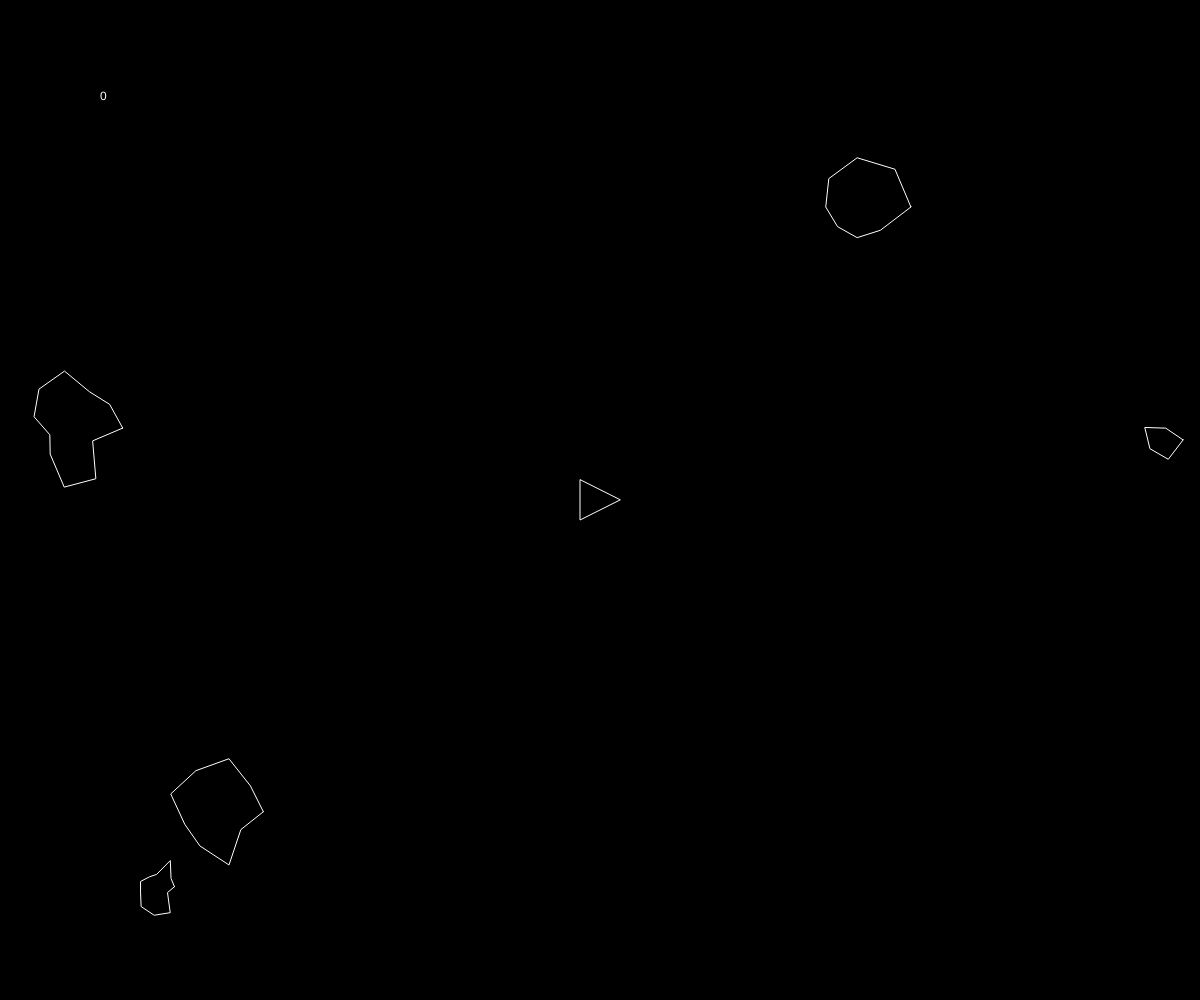
Frame 1 (no input)
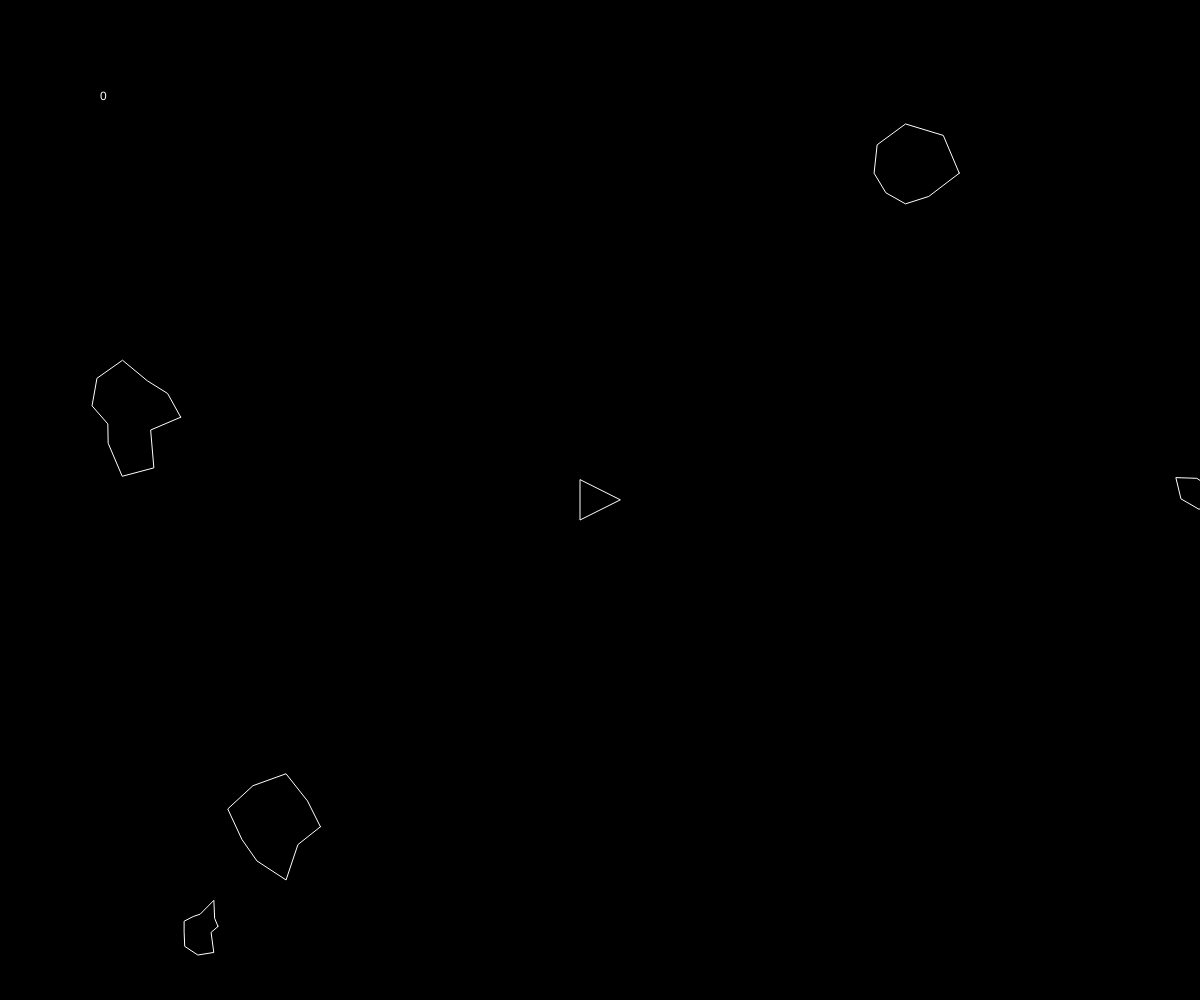
Frame 60 (no input)
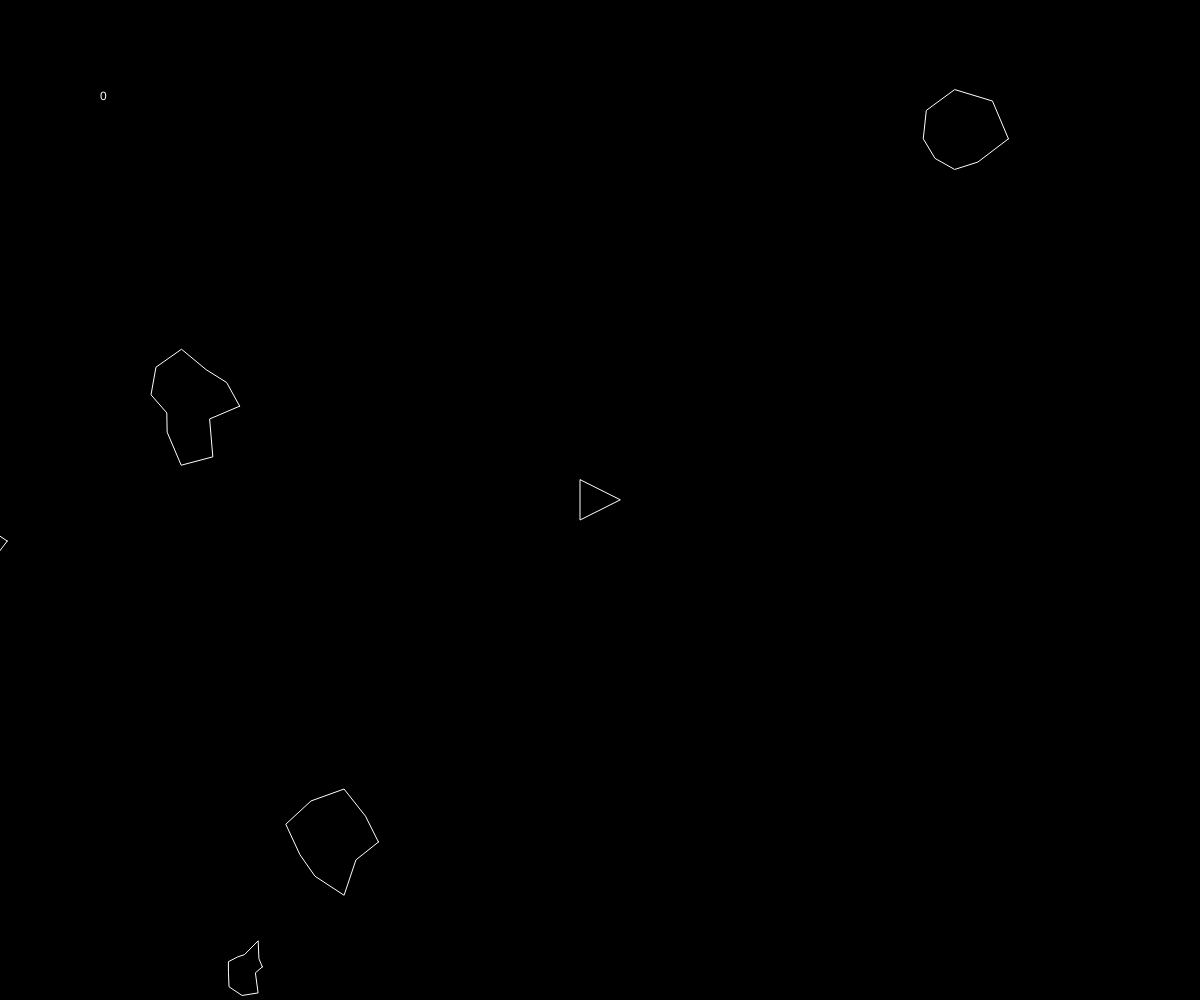
Frame 120 (the mouse pressed at the canvas centre since frame 60)

The p5.js sketch that drew these frames (run headless with seeded random() and noise() and a simulated clock; from frame 60 on, the mouse is pressed at the canvas centre):

// p5.js sketch
// ── sketch.js
const PLAY = 1;
const END = 2;
var gamestate = 1;
var ship;
var asteroids = [];
var lasers = [];
var points = 0;
function setup() {
  createCanvas(windowWidth, windowHeight);
  ship = new Ship();
  for (var i = 0; i < 5; i++) {
    asteroids.push(new Asteroid());
  }
}

function draw() {
  if(gamestate === 1){
  background(0);
 
  for (var i = 0; i < asteroids.length; i++) {
    if (ship.hits(asteroids[i])) {
     //console.log("hit") 
     gamestate = 2;
    }
    asteroids[i].render();
    asteroids[i].update();
    asteroids[i].edges();
  }

  for (var i = lasers.length - 1; i >= 0; i--) {
    lasers[i].render();
    lasers[i].update();
    if (lasers[i].offscreen()) {
      lasers.splice(i, 1);
    } else {
      for (var j = asteroids.length - 1; j >= 0; j--) {
        if (lasers[i].hits(asteroids[j])) {
          if (asteroids[j].r > 10) {
            var newAsteroids = asteroids[j].breakup();
            asteroids = asteroids.concat(newAsteroids);
            points+=1
          }
          asteroids.splice(j, 1);
          lasers.splice(i, 1);

          break;
        }
      }
    }
  }
    push()
  fill(255);
  text(points,100,100)
  pop()

  console.log(lasers.length);

  ship.render();
  ship.turn();
  ship.update();
  ship.edges();
  }
  if(gamestate === 2){
    background(0);
    fill(255)
    textSize(96);
    text("HIT BY ASTEROID",200,410);
    
  }
}

function keyReleased() {
  ship.setRotation(0);
  ship.boosting(false);
}

function keyPressed() {
  if (key == ' ') {
    lasers.push(new Laser(ship.pos, ship.heading));
  } else if (keyCode == RIGHT_ARROW) {
    ship.setRotation(0.1);
  } else if (keyCode == LEFT_ARROW) {
    ship.setRotation(-0.1);
  } else if (keyCode == UP_ARROW) {
    ship.boosting(true);
  }
}

// ── asteroid.js


class Asteroid {
  constructor(pos, r){
  if (pos) {
    this.pos = pos.copy();
  } else {
    this.pos = createVector(random(width), random(height));
  }
  if (r) {
    this.r = r * 0.5;
  } else {
    this.r = random(15, 50);
  }

  this.vel = p5.Vector.random2D();
  this.total = floor(random(5, 15));
  this.offset = [];
  for (var i = 0; i < this.total; i++) {
    this.offset[i] = random(-this.r * 0.5, this.r * 0.5);
  }
  }
 update() {
    this.pos.add(this.vel);
  };

  render() {
    push();
    stroke(255);
    noFill();
    translate(this.pos.x, this.pos.y);
    //ellipse(0, 0, this.r * 2);
    beginShape();
    for (var i = 0; i < this.total; i++) {
      var angle = map(i, 0, this.total, 0, TWO_PI);
      var r = this.r + this.offset[i];
      var x = r * cos(angle);
      var y = r * sin(angle);
      vertex(x, y);
    }
    endShape(CLOSE);
    pop();
  };

  breakup() {
    var newA = [];
    newA[0] = new Asteroid(this.pos, this.r);
    newA[1] = new Asteroid(this.pos, this.r);
    return newA;
  };

  edges() {
    if (this.pos.x > width + this.r) {
      this.pos.x = -this.r;
    } else if (this.pos.x < -this.r) {
      this.pos.x = width + this.r;
    }
    if (this.pos.y > height + this.r) {
      this.pos.y = -this.r;
    } else if (this.pos.y < -this.r) {
      this.pos.y = height + this.r;
    }
  };
}

// ── laser.js
class Laser {
  constructor(spos, angle){
  this.pos = createVector(spos.x, spos.y);
  this.vel = p5.Vector.fromAngle(angle);
  this.vel.mult(10);
  }
  update() {
    this.pos.add(this.vel);
  };

 render() {
    push();
    stroke(255);
    strokeWeight(4);
    point(this.pos.x, this.pos.y);
    pop();
  };

  hits(asteroid) {
    var d = dist(this.pos.x, this.pos.y, asteroid.pos.x, asteroid.pos.y);
    if (d < asteroid.r) {
      return true;
  
    } else {
      return false;
    }
  };

 offscreen() {
    if (this.pos.x > width || this.pos.x < 0) {
      return true;
    }
    if (this.pos.y > height || this.pos.y < 0) {
      return true;
    }
    return false;
  };
}

// ── ship.js
class Ship {
  constructor(){
  this.pos = createVector(width / 2, height / 2);
  this.r = 20;
  this.heading = 0;
  this.rotation = 0;
  this.vel = createVector(0, 0);
  this.c = 0;
  this.isBoosting = false;
  }
  boosting(b) {
    this.isBoosting = b;
  };

  update() {
    if (this.isBoosting) {
      this.boost();
    }
    this.pos.add(this.vel);
    this.vel.mult(0.99);
  };

 boost() {
    var force = p5.Vector.fromAngle(this.heading);
    force.mult(0.1);
    this.vel.add(force);
  };

  hits(asteroid) {
    var d = dist(this.pos.x, this.pos.y, asteroid.pos.x, asteroid.pos.y);
    if (d < this.r + asteroid.r) {
      return true;
      this.c = "red"
    } else {
      return false;
    }
  };

 render () {
    push();
    translate(this.pos.x, this.pos.y);
    rotate(this.heading + PI / 2);
    fill(this.c);
    stroke(255);
    triangle(-this.r, this.r, this.r, this.r, 0, -this.r);
    pop();
  };

  edges() {
    if (this.pos.x > width + this.r) {
      this.pos.x = -this.r;
    } else if (this.pos.x < -this.r) {
      this.pos.x = width + this.r;
    }
    if (this.pos.y > height + this.r) {
      this.pos.y = -this.r;
    } else if (this.pos.y < -this.r) {
      this.pos.y = height + this.r;
    }
  };

  setRotation(a) {
    this.rotation = a;
  };

  turn() {
    this.heading += this.rotation;
  };
}
